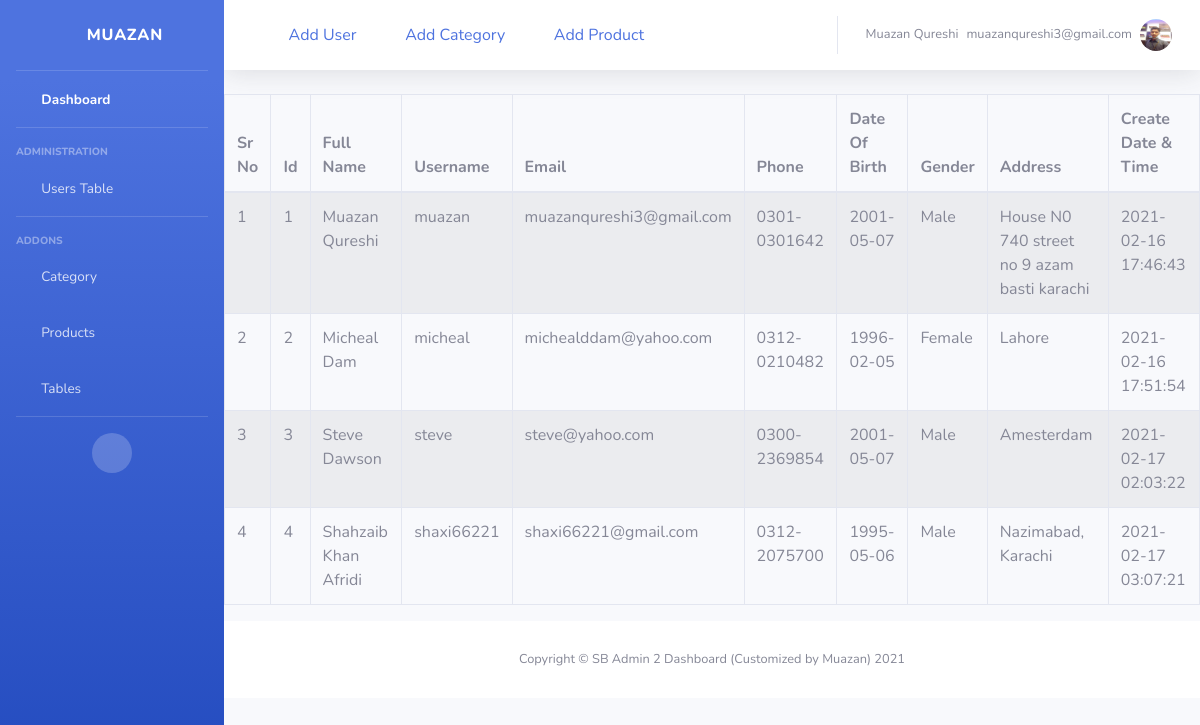
/users_table.php (signed in), run on the app's committed database.
### tables this page shows
CREATE TABLE `users` (
  `id` int(11) NOT NULL,
  `fullname` varchar(50) NOT NULL,
  `username` varchar(50) NOT NULL,
  `email` varchar(50) NOT NULL,
  `phone` varchar(20) NOT NULL,
  `password` varchar(50) NOT NULL,
  `dob` date NOT NULL,
  `gender` varchar(10) NOT NULL,
  `photo` varchar(1000) NOT NULL,
  `address` varchar(500) NOT NULL,
  `role` int(11) NOT NULL,
  `status` int(11) NOT NULL DEFAULT 1,
  `createdate` timestamp NOT NULL DEFAULT current_timestamp()
);

### main.php (called while the page is built, shortened)
<?php session_start();
class egan
{
    function connection()
    {
        $connect = mysqli_connect('localhost', 'root', '', 'egan');
        return $connect;
    }
    function userlive_info()
    {
        $a = $_SESSION['log'];
        $query = mysqli_query($this->connection(), "SELECT * FROM `users` where email = '$a' ");
        return $query;
    }
    function getusersdata()
    {
        $sql = "SELECT * FROM `users`";
        $query = mysqli_query($this->connection(), $sql);
        return $query;
    }
}
$object = new egan;

### users_table.php (the view)
<?php include('header.php');
?>
<section>
    <table class="table table-striped table-bordered">
        <thead>
            <tr>
                <th>Sr No</th>
                <th>Id</th>
                <th>Full Name</th>
                <th>Username</th>
                <th>Email</th>
                <th>Phone</th>
                <th>Date Of Birth</th>
                <th>Gender</th>
                <th>Address</th>
                <th>Create Date & Time</th>
            </tr>
        </thead>
        <tbody>
            <?php
            $sr = 1;
            foreach ($object->getusersdata() as $userdata) {
            ?>
                <tr>
                    <td><?php echo $sr; ?></td>
                    <td><?php echo $userdata['id']; ?></td>
                    <td><?php echo $userdata['fullname']; ?></td>
                    <td><?php echo $userdata['username']; ?></td>
                    <td><?php echo $userdata['email']; ?></td>
                    <td><?php echo $userdata['phone']; ?></td>
                    <td><?php echo $userdata['dob']; ?></td>
                    <td><?php echo $userdata['gender']; ?></td>
                    <td><?php echo $userdata['address']; ?></td>
                    <td><?php echo $userdata['createdate']; ?></td>
                </tr>
            <?php
                $sr++;
            }
            ?>
        </tbody>
    </table>
</section>
<?php include('footer.php');
?>

### header.php (shortened to what this page needs)
<?php include('main.php');
foreach ($object->userlive_info() as $live) {
    $livename = $live['fullname'];
    $liveemail = $live['email'];
    $livephoto = $live['photo'];
}
?>
<!DOCTYPE html>
<html lang="en">
<head>
    <link href="vendor/fontawesome-free/css/all.min.css" rel="stylesheet" type="text/css">
    <link href="css/sb-admin-2.min.css" rel="stylesheet">
</head>
<body id="page-top">
    <div id="wrapper">
        <ul class="navbar-nav bg-gradient-primary sidebar sidebar-dark accordion" id="accordionSidebar">
            <a class="sidebar-brand d-flex align-items-center justify-content-center" href="index.php">
                <div class="sidebar-brand-icon rotate-n-15">
                    <i class="fas fa-laugh-wink"></i>
                </div>
                <div class="sidebar-brand-text mx-3">MUAZAN</div>
            </a>
            <hr class="sidebar-divider my-0">
            <li class="nav-item active">
                <a class="nav-link" href="index.php">
                    <i class="fas fa-fw fa-tachometer-alt"></i>
                    <span>Dashboard</span></a>
            </li>
            <hr class="sidebar-divider">
            <div class="sidebar-heading">
                Administration
            </div>
            <li class="nav-item">
                <a class="nav-link" href="users_table.php">
                    <i class="fas fa-fw fa-table"></i>
                    <span>Users Table</span>
                </a>
            </li>
            <hr class="sidebar-divider">
            <div class="sidebar-heading">
                Addons
            </div>
            <li class="nav-item">
                <a class="nav-link" href="category.php  ">
                    <i class="fas fa-fw fa-folder"></i>
                    <span>Category</span>
                </a>
            </li>
            <li class="nav-item">
                <a class="nav-link" href="products.php">
                    <i class="fas fa-fw fa-folder"></i>
                    <span>Products</span>
                </a>
            </li>
            <li class="nav-item">
                <a class="nav-link" href="tables.php">
                    <i class="fas fa-fw fa-table"></i>
                    <span>Tables</span></a>
            </li>
            <hr class="sidebar-divider d-none d-md-block">
            <div class="text-center d-none d-md-inline">
                <button class="rounded-circle border-0" id="sidebarToggle"></button>
            </div>
        </ul>
        <div id="content-wrapper" class="d-flex flex-column">
            <div id="content">
                <nav class="navbar navbar-expand navbar-light bg-white topbar mb-4 static-top shadow">
                    <a href="add_user.php" data-toggle="tooltip" data-placement="bottom" title="Add User">
                        <i class="fas fa-user-plus"></i>
                        <span>Add User</span>
                    </a>
                    <a href="add_category.php" data-toggle="tooltip" data-placement="bottom" title="Add Category">
                        <i class="fas fa-plus-square"></i>
                        <span>Add Category</span>
                    </a>
                    <a href="add_product.php" data-toggle="tooltip" data-placement="bottom" title="Add Product">
                        <i class="fas fa-plus-square"></i>
                        <span>Add Product</span>
                    </a>
                    <ul class="navbar-nav ml-auto">
                        <li class="nav-item dropdown no-arrow">
                            <a class="nav-link dropdown-toggle" href="#" id="userDropdown" role="button" data-toggle="dropdown" aria-haspopup="true" aria-expanded="false">
                                <span class="mr-2 d-none d-lg-inline text-gray-600 small"><?php echo $livename; ?></span>
                                <br>
                                <span class="mr-2 d-none d-lg-inline text-gray-600 small"><?php echo $liveemail; ?></span>
                                <img class="img-profile rounded-circle" src="uploads/users/<?php echo $livephoto; ?>">
                            </a>
                        </li>
                    </ul>
                </nav>

### data on the page
users: fullname "Muazan Qureshi", email "muazanqureshi3@gmail.com", photo (picture), id "1", username "muazan", phone "0301-0301642", dob "2001-05-07", gender "Male", address "House N0 740 street no 9 azam basti karachi", createdate "2021-02-16 17:46:43"
users: id "2", fullname "Micheal Dam", username "micheal", email "michealddam@yahoo.com", phone "0312-0210482", dob "1996-02-05", gender "Female", address "Lahore", createdate "2021-02-16 17:51:54"
users: id "3", fullname "Steve Dawson", username "steve", email "steve@yahoo.com", phone "0300-2369854", dob "2001-05-07", gender "Male", address "Amesterdam", createdate "2021-02-17 02:03:22"
users: id "4", fullname "Shahzaib Khan Afridi", username "shaxi66221", email "shaxi66221@gmail.com", phone "0312-2075700", dob "1995-05-06", gender "Male", address "Nazimabad, Karachi", createdate "2021-02-17 03:07:21"
